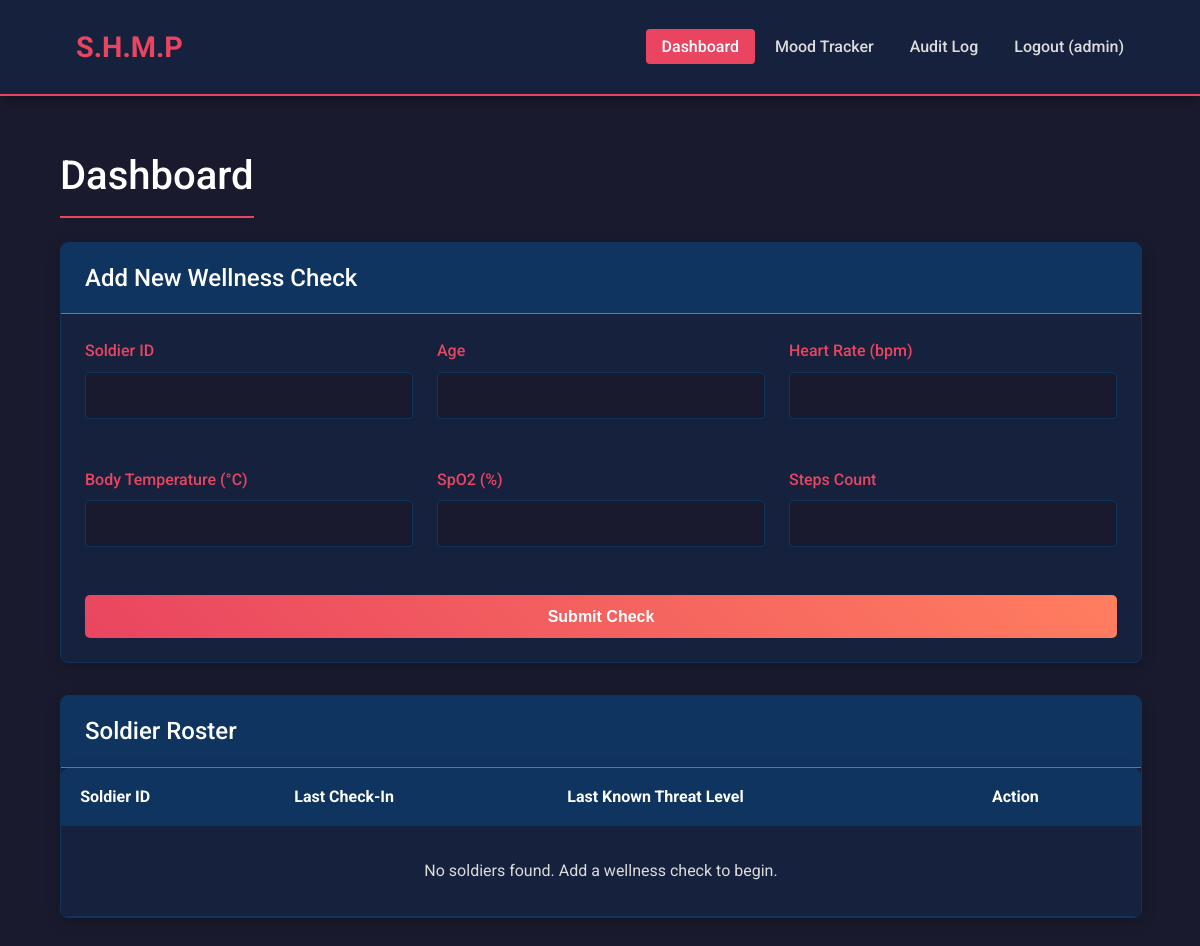
Page / (signed in) on the earlier database version.
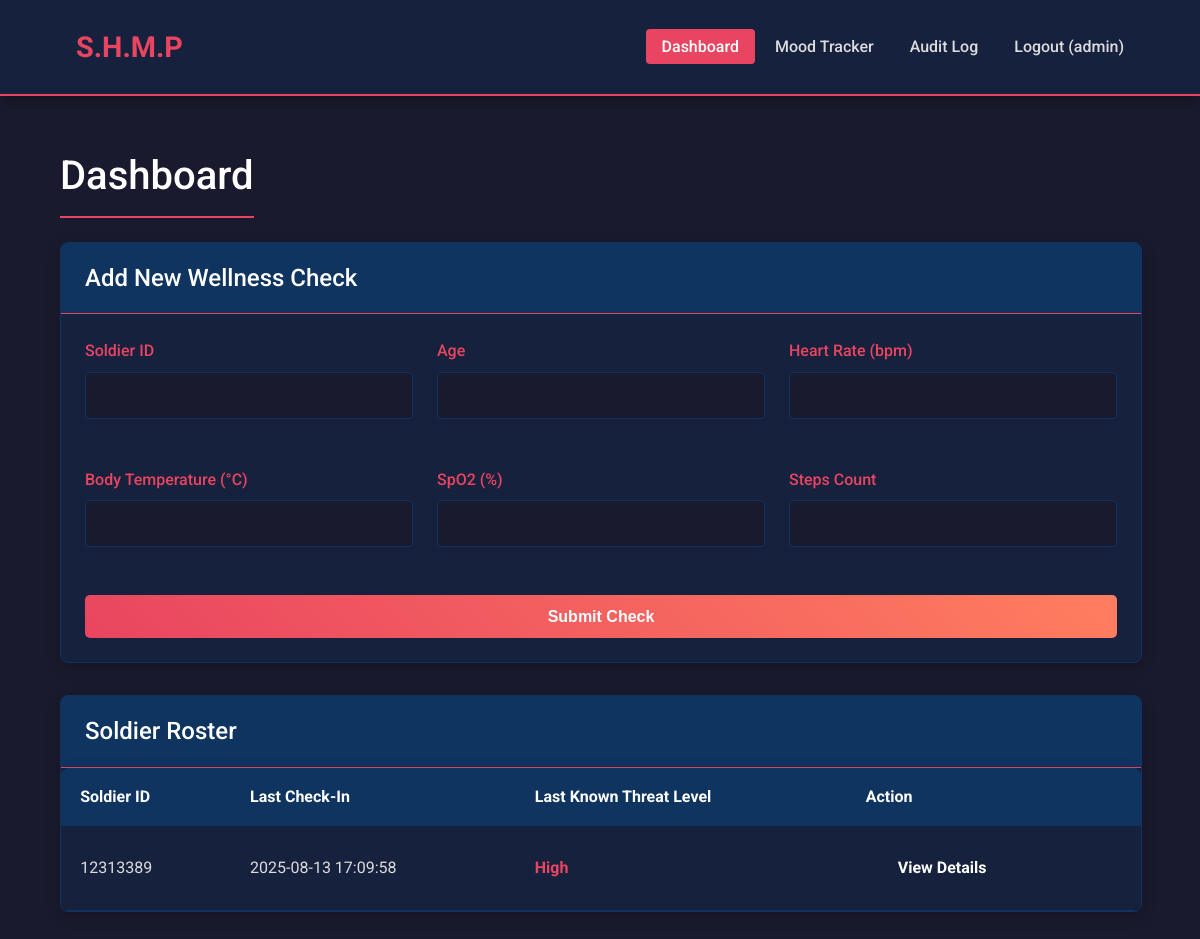
Same page on the later database version.
### tables this page shows
CREATE TABLE wellness_checks (
    id INTEGER PRIMARY KEY AUTOINCREMENT,
    soldier_id TEXT NOT NULL,
    age INTEGER,
    heart_rate TEXT, -- Encrypted
    body_temperature TEXT, -- Encrypted
    spo2 TEXT, -- Encrypted
    steps_count INTEGER,
    prediction_result TEXT NOT NULL,
    shap_values TEXT, -- Stores SHAP explanations as JSON
    created_at TIMESTAMP NOT NULL DEFAULT CURRENT_TIMESTAMP
);

### app.py (the view, shortened to what this page needs)
@app.route('/', methods=['GET', 'POST'])
@login_required
def index():
    db = get_db()
    soldiers = db.execute('SELECT soldier_id, MAX(created_at) as last_check_in, prediction_result FROM wellness_checks GROUP BY soldier_id ORDER BY last_check_in DESC').fetchall()
    return render_template('index.html', soldiers=soldiers)

### app.py (called while the page is built)
def get_db():
    db = getattr(g, '_database', None)
    if db is None:
        db = g._database = sqlite3.connect(DATABASE)
        db.row_factory = sqlite3.Row
    return db

@app.teardown_appcontext
def close_connection(exception):
    db = getattr(g, '_database', None)
    if db is not None:
        db.close()

@login_manager.user_loader
def load_user(user_id):
    db = get_db()
    user_data = db.execute('SELECT * FROM users WHERE id = ?', (user_id,)).fetchone()
    if user_data:
        return User(id=user_data['id'], username=user_data['username'], password_hash=user_data['password_hash'], role=user_data['role'])
    return None

### templates/index.html
{% extends 'base.html' %}
{% block header %}
  <h1>{% block title %}Dashboard{% endblock %}</h1>
{% endblock %}
{% block content %}
<div class="card">
    <div class="card-header">
        <h3>Add New Wellness Check</h3>
    </div>
    <div class="card-body">
        <form method="POST">
            <div class="form-grid">
                <div class="form-group">
                    <label for="soldier_id">Soldier ID</label>
                    <input type="text" id="soldier_id" name="soldier_id" required>
                </div>
                <div class="form-group">
                    <label for="age">Age</label>
                    <input type="number" id="age" name="age" required>
                </div>
                <div class="form-group">
                    <label for="heart_rate">Heart Rate (bpm)</label>
                    <input type="number" id="heart_rate" name="heart_rate" required>
                </div>
                <div class="form-group">
                    <label for="body_temperature">Body Temperature (°C)</label>
                    <input type="number" step="0.1" id="body_temperature" name="body_temperature" required>
                </div>
                <div class="form-group">
                    <label for="spo2">SpO2 (%)</label>
                    <input type="number" id="spo2" name="spo2" required>
                </div>
                <div class="form-group">
                    <label for="steps_count">Steps Count</label>
                    <input type="number" id="steps_count" name="steps_count" required>
                </div>
            </div>
            <button type="submit" class="btn btn-primary btn-block mt-4">Submit Check</button>
        </form>
    </div>
</div>
<div class="card">
    <div class="card-header">
       <h3>Soldier Roster</h3>
    </div>
    <div class="card-body" style="padding: 0;">
        <table>
            <thead>
                <tr>
                    <th>Soldier ID</th>
                    <th>Last Check-In</th>
                    <th>Last Known Threat Level</th>
                    <th>Action</th>
                </tr>
            </thead>
            <tbody>
                {% if soldiers %}
                    {% for s in soldiers %}
                    <tr>
                        <td>{{ s.soldier_id }}</td>
                        <td>{{ s.last_check_in }}</td>
                        <td><span class="threat-{{ s.prediction_result }}">{{ s.prediction_result or 'N/A' }}</span></td>
                        <td><a class="button-link" href="{{ url_for('soldier_detail', soldier_id=s.soldier_id) }}">View Details</a></td>
                    </tr>
                    {% endfor %}
                {% else %}
                    <tr>
                        <td colspan="4" style="text-align: center; padding: 2rem;">No soldiers found. Add a wellness check to begin.</td>
                    </tr>
                {% endif %}
            </tbody>
        </table>
    </div>
</div>
{% endblock %}

Differences in the rows shown:
added wellness_checks: soldier_id "12313389", last_check_in "2025-08-13 17:09:58", prediction_result "High"
Other differences:
text no longer shown: "No soldiers found. Add a wellness check to begin."
